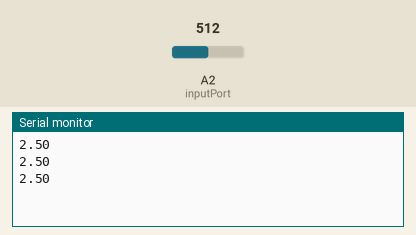
A sketch run on a simulated Arduino Uno, built with avr-gcc and run on an emulated ATmega328P. On the bench: the last lines printed to the serial monitor. The test bench sets the inputs (shaded band); at power-on: A2 (inputPort) = 512.

Above: at 1.3 s.
1.4 s: A2 (inputPort) set to 716
At 1.9 s:
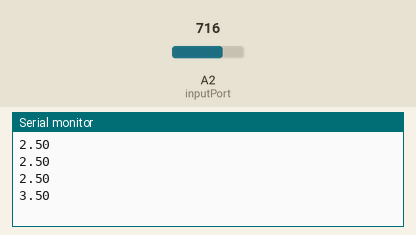
2.9 s: A2 (inputPort) set to 900
At 3.4 s:
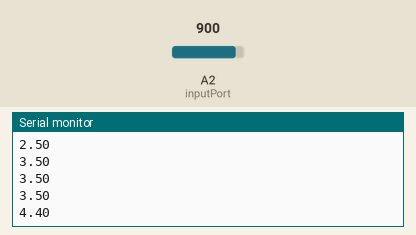
Timing chart, 0 to 5.9 s (numbered marks = the images above; inputs shaded):
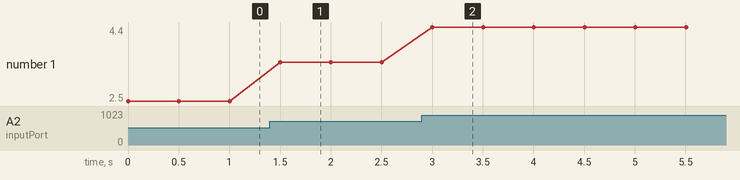

Measured:
- after the input at 1.4 s, the serial monitor: prints a new line after 0.10 s (image 1)
- after the input at 2.9 s, the serial monitor: prints a new line after 0.10 s (image 2)
- plotted number 1: 2.5 → 3.5 after the input at 1.4 s, 3.5 → 4.4 after the input at 2.9 s

The sketch:

colorLed.ino
```cpp
// C++ code
//

int inputPort = A2;
int redLed = 12;
int greenLed = 11;
int blueLed = 8;
int delayTime = 500;
int bitVoltage;
float realVoltage;


void setup(){

  Serial.begin(9600);

}

void loop(){

	bitVoltage = analogRead(inputPort);
    realVoltage = (5./1023.) * bitVoltage;
  	Serial.println(realVoltage);
  	delay(delayTime);

  if(realVoltage < 2){
  	digitalWrite(redLed,HIGH);
    digitalWrite(greenLed,LOW);
    digitalWrite(blueLed,LOW);
  }
  if(2 < realVoltage && realVoltage < 4){
    digitalWrite(redLed,LOW);
    digitalWrite(greenLed,HIGH);
    digitalWrite(blueLed,LOW);
  }
  if(4 < realVoltage){
    digitalWrite(redLed,LOW);
    digitalWrite(greenLed,LOW);
    digitalWrite(blueLed,HIGH);
  }


}
```
